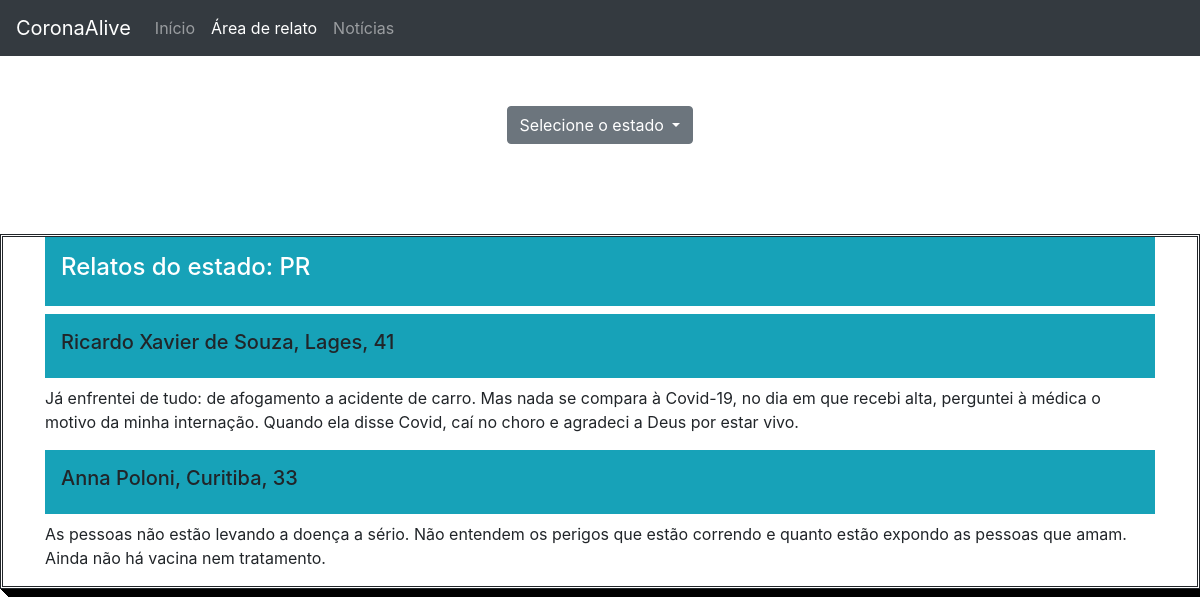
The app's page /main/formularios.php with its own data.
### tables this page shows
CREATE TABLE IF NOT EXISTS `usuario` (
  `Usuario_Codigo` int(11) NOT NULL AUTO_INCREMENT,
  `Usuario_Anonimo` int(11) NOT NULL DEFAULT 0,
  `Usuario_Nome` varchar(50) NOT NULL,
  `Usuario_Cidade` varchar(50) DEFAULT NULL,
  `Usuario_Idade` int(11) NOT NULL,
  `Usuario_Relato` varchar(300) NOT NULL,
  PRIMARY KEY (`Usuario_Codigo`)
);

### main/formularios.php (the view, shortened to what this page needs)
<?php include("conexao.php"); ?>
<!DOCTYPE html>
<html lang="en">
<head>
    <link rel="stylesheet" type="text/css" href="style.css" />
<link rel="stylesheet" href="https://stackpath.bootstrapcdn.com/bootstrap/4.5.0/css/bootstrap.min.css">
</head>
<body>
 <nav class="navbar navbar-expand-lg navbar-dark bg-dark">
  <a class="navbar-brand" href="index.php">CoronaAlive</a>
 <div class="collapse navbar-collapse" id="navbarNavDropdown">
    <ul class="navbar-nav">
      <li class="nav-item">
        <a class="nav-link" href="index.php">Início <span class="sr-only"></span></a>
      </li>
      <li class="nav-item active">
        <a class="nav-link" href="formulario.php">Área de relato</a>
      </li>
      <li class="nav-item">
        <a class="nav-link" href="noticias.php">Notícias</a>
      </li>
    </ul>
  </div>
</nav>
<div class="dropdown" id="droprelatos">
  <button class="btn btn-secondary dropdown-toggle" type="button" id="dropdownMenuButton" data-toggle="dropdown" aria-haspopup="true" aria-expanded="false">
    Selecione o estado
  </button>
</div>
<div id="borda">
	<div class="container">
		<div class="p-3 mb-2 bg-info text-white"><h4>Relatos do estado: PR</h4></div>
			<?php
				$queryrelato = mysqli_query($conexao, "SELECT * FROM usuario");
				while($exiberelato= mysqli_fetch_array($queryrelato)){
			?>
			<div class="p-3 mb-2 bg-info text-black"><h5><?php echo substr($exiberelato["Usuario_Nome"],0,200)?>, <?php echo substr($exiberelato["Usuario_Cidade"],0,200)?>, <?php echo substr($exiberelato["Usuario_Idade"],0,200)?></h5></div>
				<p><?php echo substr($exiberelato["Usuario_Relato"],0,300)?></p>
			<?php } ?>
</div>
</div>
</body>
</html>

### main/style.css (style rules this page uses)
#droprelatos { text-align:center; margin-top:50px; }
#borda { margin-top:90px; border-style:double; box-shadow: #000 1px 1px 0, #000 2px 2px 0, #000 3px 3px 0, #000 4px 4px 0, #000 5px 5px 0, #000 6px 6px 0, #000 7px 7px 0, #000 8px 8px 0; }

### records on screen
usuario: Usuario_Nome "Ricardo Xavier de Souza", Usuario_Cidade "Lages", Usuario_Idade "41", Usuario_Relato "Já enfrentei de tudo: de afogamento a acidente de carro. Mas nada se compara à Covid-19, no dia em que recebi alta, perguntei à médica o motivo da minha internação. Quando ela disse Covid, caí no choro e agradeci a Deus por estar vivo."
usuario: Usuario_Nome "Anna Poloni", Usuario_Cidade "Curitiba", Usuario_Idade "33", Usuario_Relato "As pessoas não estão levando a doença a sério. Não entendem os perigos que estão correndo e quanto estão expondo as pessoas que amam. Ainda não há vacina nem tratamento."
